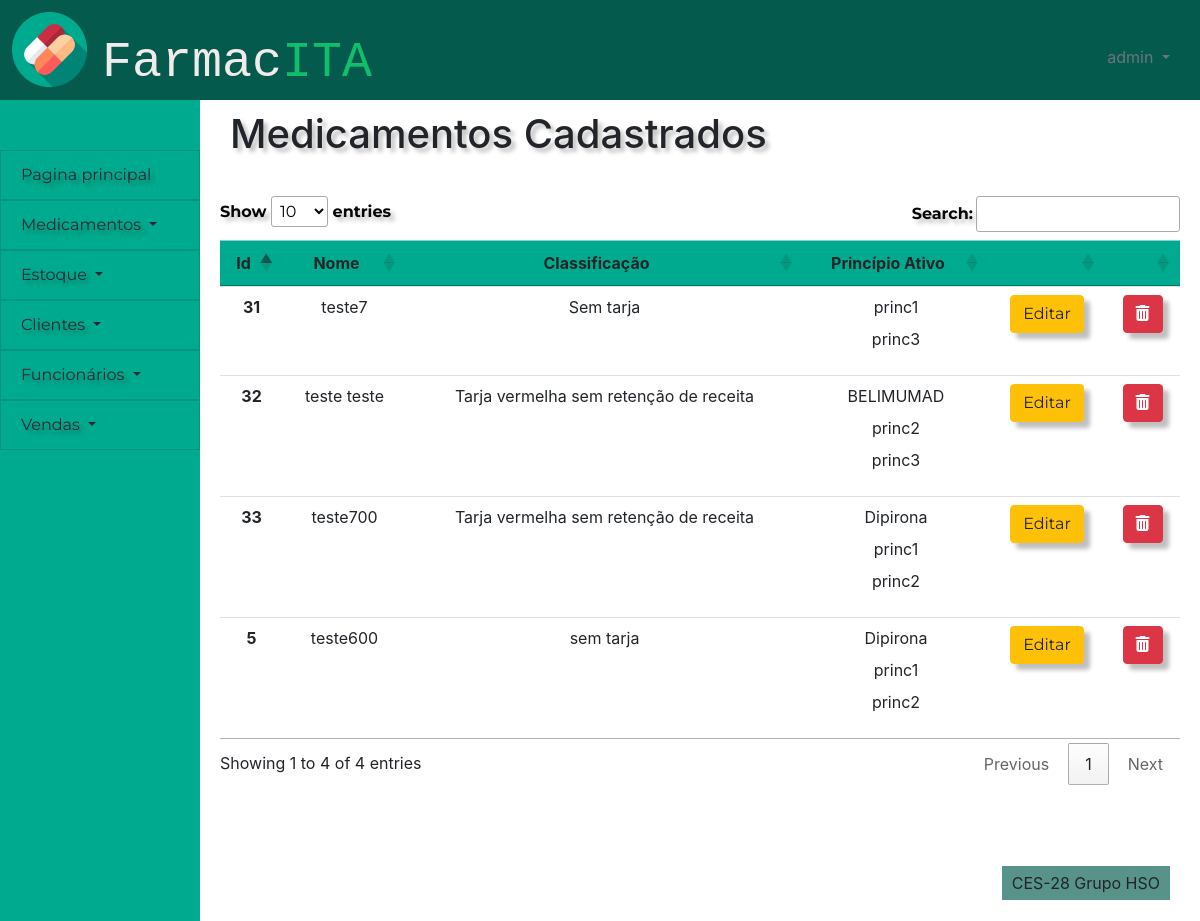
The app's page /cadastro_medicamentos/editar_medicamento (signed in), older data.
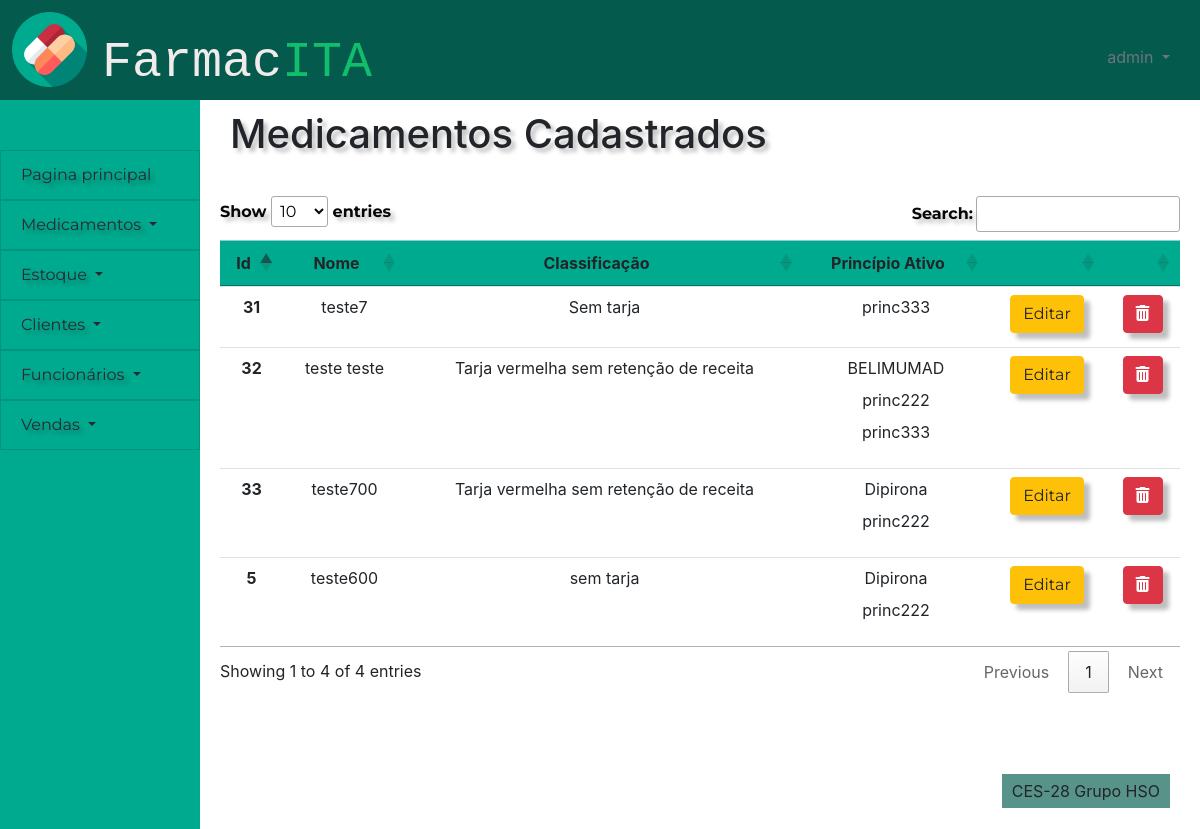
The same page, newer data.
### cadastro_medicamentos/models.py (models this page shows, shortened)
class principio_ativo2(models.Model):
    id_principio_ativo2 = models.AutoField(primary_key=True)
    nome_principio_ativo2 = models.CharField(max_length=100, unique = True)

### cadastro_medicamentos/views.py (the view, shortened to what this page needs)
# urls.py: path('editar_medicamento',views.editar_medicamento, name = 'editar_medicamento'),
def editar_medicamento(request):
    check, retorno = checar_cargo(request)
    if check:
        return retorno
    cargo = funcionario.objects.get(user=request.user).cargo
    sucesso=False
    lista = default_editar_medicamento
    editar = False
    busca = request.GET.get('buscamedic')
    if busca:
        editar = False
        lista = medicamento.objects.filter(nome_medicamento__icontains = busca)
    delete = request.GET.get('delete')
    if delete:
        teste = medicamento.objects.filter(id_medicamento = delete)
        teste.update(excluido = True)
        lista = default_editar_medicamento
    editando = request.GET.get('edit')
    principiosativos = principio_ativo2.objects.all()
    droga_list = list()
    for i in principiosativos:
        droga_list.append(i.nome_principio_ativo2)
    return render(request,'medicamento/editar_medicamento.html',
    {'lista':lista,
    'editar':editar,
    "droga":droga_list,
    "sucesso":sucesso,
    'cargo':cargo}
    )

### cadastro_medicamentos/views.py (called while the page is built)
def checar_cargo(request):
    user = request.user
    if user.is_anonymous:
        return True, redirect('/')
    else:
        cargo = funcionario.objects.get(user=request.user).cargo
        if cargo == 'Caixa':
            return True, render(request,'sem_permissao.html',{'cargo':cargo})
    return False, False

def default_editar_medicamento():
    med = medicamento.objects.filter(excluido = False)
    lista = list()
    for item in med:
        princ_list = list()
        principios = rel_medicamento_principio_ativo2.objects.filter(medicamento = item).order_by('princ_ativo')
        for i in principios:
            princ_list.append(i.princ_ativo.nome_principio_ativo2)
        lista.append({"med": item, "princ": None, "princ_list": princ_list})
    return lista

### frontend/medicamento/editar_medicamento.html (shortened to what this page needs)
{% extends 'template/padrao.html' %}
{%block titulo-conteudo %}
Medicamentos Cadastrados
{% endblock %}
{% load static %}
{% block content %}
<div>
    <div class="tabela">
        <table id="medicamentos" class="table table-hover">
            <thead class="table-info">
                <tr>
                    <th scope="col">Id</th>
                    <th scope="col">Nome</th>
                    <th scope="col">Classificação</th>
                    <th scope="col">Princípio Ativo</th>
                    <th></th>
                    <th></th>
                </tr>
            </thead>
            <tbody>
            {% for i in lista %}
            {% if not i.excluido  %}
                <tr class={{i.id_medicamento}}>
                    <th scope="row">{{i.med.id_medicamento}}</th>
                    <td class = "nome">{{i.med.nome_medicamento}}</td>
                    <td class = "classificacao">{{i.med.classificacao}}</td>
                    <td class = "principio">
                        <dl>
                            {% for j in i.princ_list %}
                            <dd>{{j}}</dd>
                            {% endfor %}
                        </dl>
                    </td>
                    <td>
                        <form class= "centro">
                            <button value = {{i.med.id_medicamento}} name = 'edit' class="btn btn-warning"  type = "submit" >Editar</button>
                        </form>
                    </td>
                    <td>
                        <form class= "centro">
                            <button  value = {{i.med.id_medicamento}} name = 'delete' class="btn btn-danger botao lixeira" type = "submit"><i class="fas fa-trash-alt"></i></button>
                        </form>
                    </td>
                </tr>
            {% endif %}
            {% endfor %}
        </tbody>
        </table>
    </div>
</div>
    <link rel="stylesheet" href="https://cdn.datatables.net/1.10.24/css/jquery.dataTables.min.css">
{% endblock %}

Row changes from the older to the newer data that the page shows:
removed principio_ativo2: princ_list "princ1" "princ1" "princ1"
Text that changed along with them:
new list line: "princ222"
new list line: "princ333"
list line gone: "princ2"
list line gone: "princ3"
